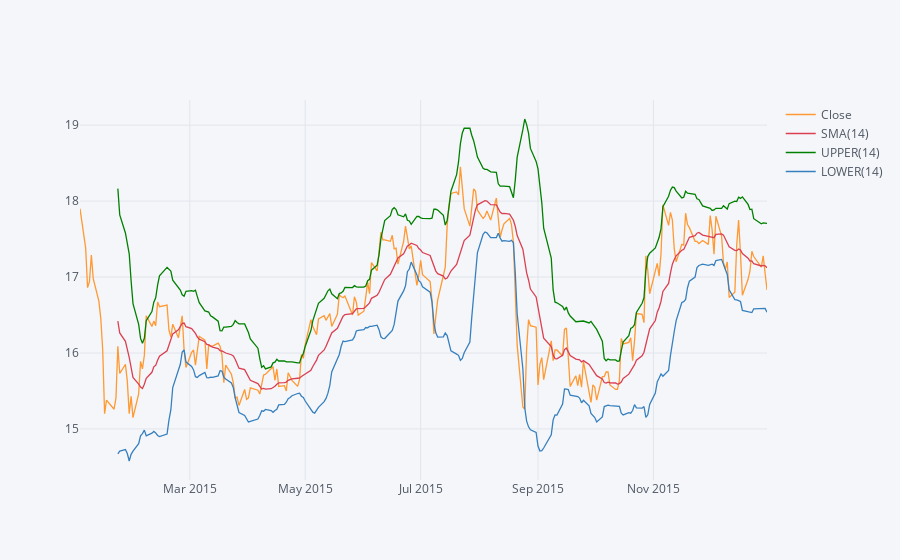

Notebook code for this chart:
### Markdown cell above
#### Bollinger Band Plot using .ta_plot(study='boll')

**Use .ta_plot(study='boll') to create a Bollinger Band Plot for Bank of America for the year 2015.**

### Code cell
BAC["Close"]["2015-01-01":"2016-01-01"].ta_plot(
    study="boll", study_colors=["red", "green", "blue"]
)

### Figure 1 — Plotly figure (JSON) as saved in the notebook; plotly's stock layout.template omitted (floating-point values rounded to 4 significant figures; data arrays with more than 128 entries replaced by an {"elided": "..."} marker saying what was removed)
{"data": [{"line": {"color": "rgba(255, 153, 51, 1.0)", "dash": "solid", "shape": "linear", "width": 1.3}, "mode": "lines", "name": "Close", "text": "", "type": "scatter", "x": {"elided": "252 str values"}, "y": {"elided": "252 float values"}}, {"line": {"color": "rgba(219, 64, 82, 1.0)", "dash": "solid", "shape": "linear", "width": 1.3}, "mode": "lines", "name": "SMA(14)", "text": "", "type": "scatter", "x": {"elided": "252 str values"}, "y": {"elided": "252 mixed values"}}, {"line": {"color": "rgba(0, 128, 0, 1.0)", "dash": "solid", "shape": "linear", "width": 1.3}, "mode": "lines", "name": "UPPER(14)", "text": "", "type": "scatter", "x": {"elided": "252 str values"}, "y": {"elided": "252 mixed values"}}, {"line": {"color": "rgba(55, 128, 191, 1.0)", "dash": "solid", "shape": "linear", "width": 1.3}, "mode": "lines", "name": "LOWER(14)", "text": "", "type": "scatter", "x": {"elided": "252 str values"}, "y": {"elided": "252 mixed values"}}], "layout": {"legend": {"bgcolor": "#F5F6F9", "font": {"color": "#4D5663"}}, "paper_bgcolor": "#F5F6F9", "plot_bgcolor": "#F5F6F9", "title": {"font": {"color": "#4D5663"}}, "xaxis": {"gridcolor": "#E1E5ED", "showgrid": true, "tickfont": {"color": "#4D5663"}, "title": {"font": {"color": "#4D5663"}, "text": ""}, "zerolinecolor": "#E1E5ED"}, "yaxis": {"gridcolor": "#E1E5ED", "showgrid": true, "tickfont": {"color": "#4D5663"}, "title": {"font": {"color": "#4D5663"}, "text": ""}, "zerolinecolor": "#E1E5ED"}}}
